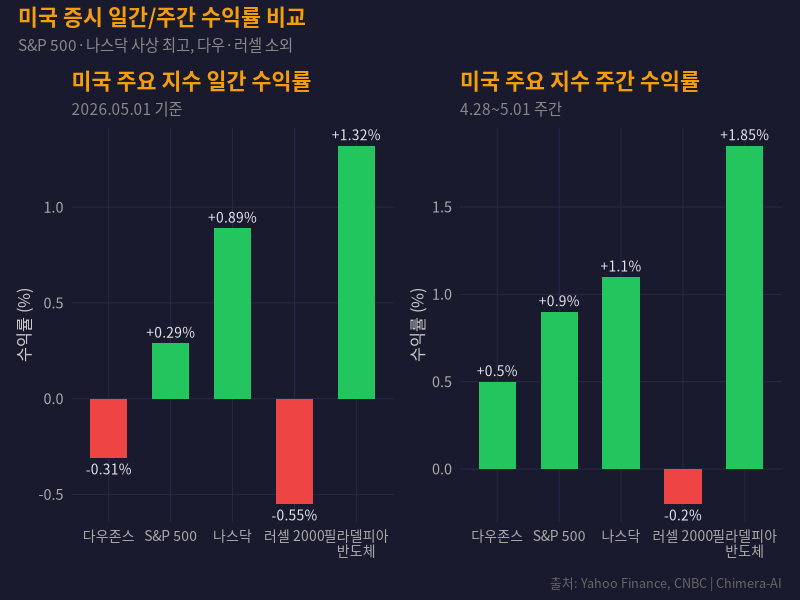
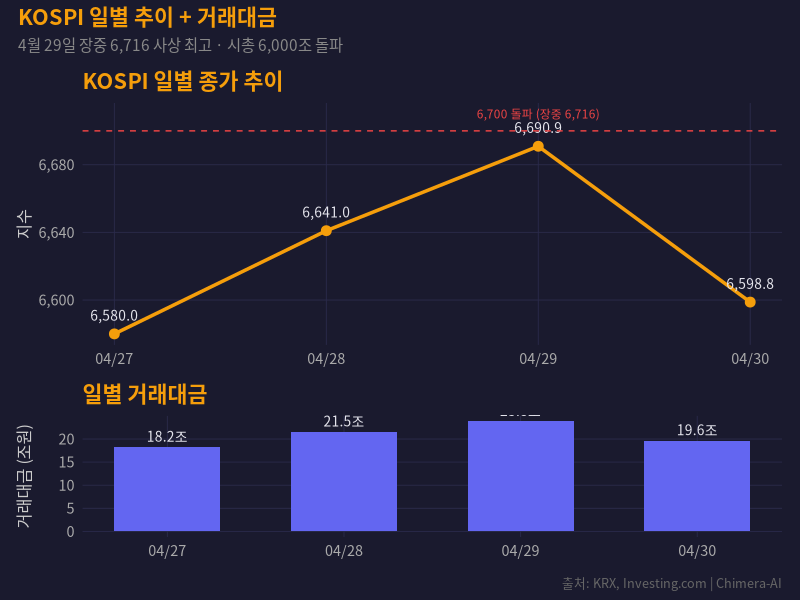
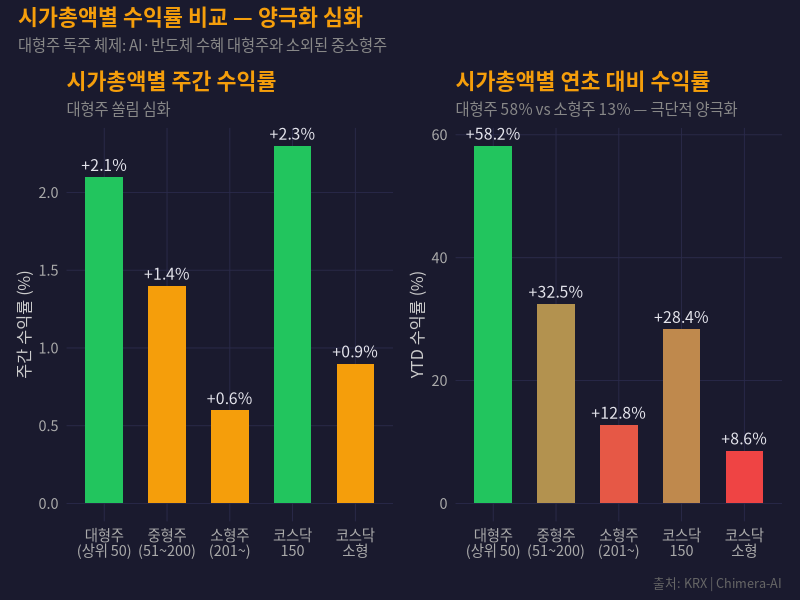
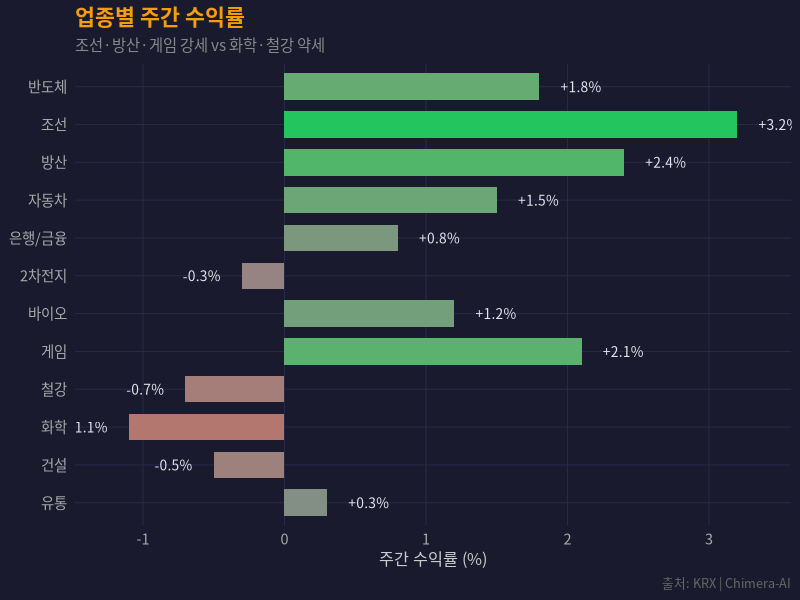
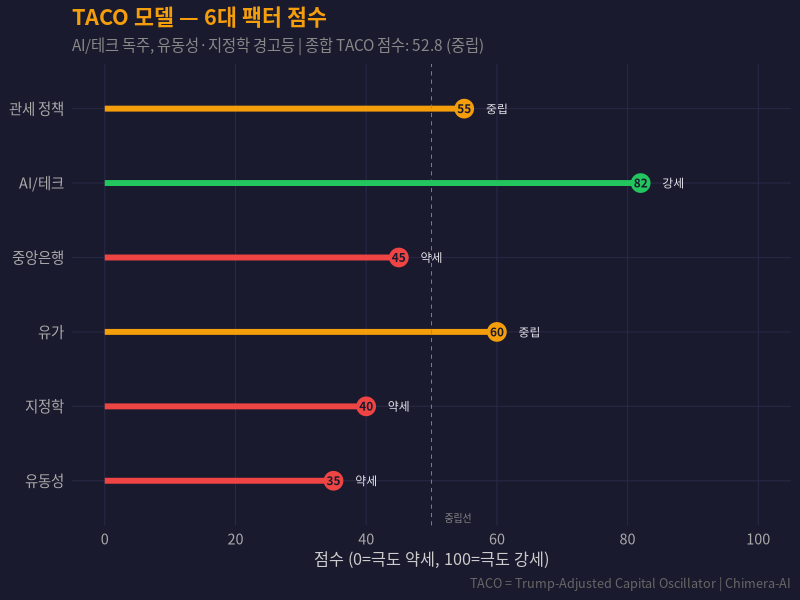
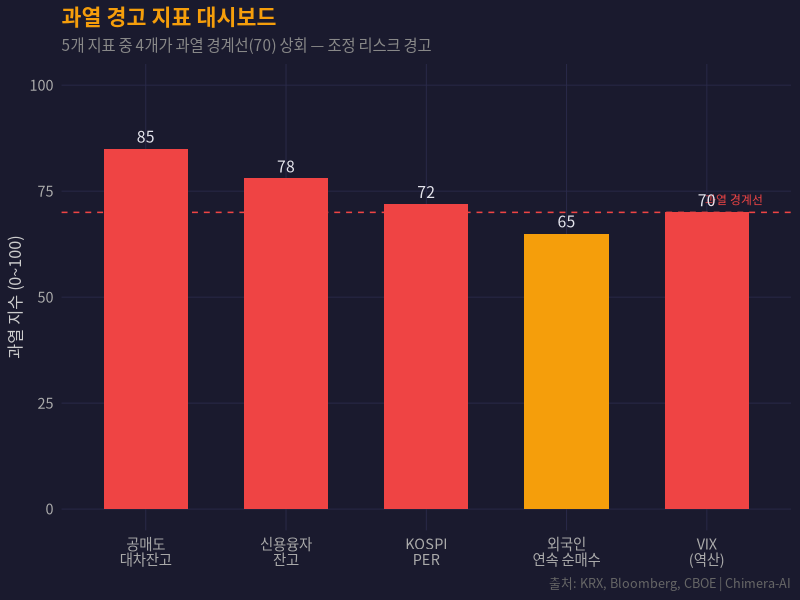
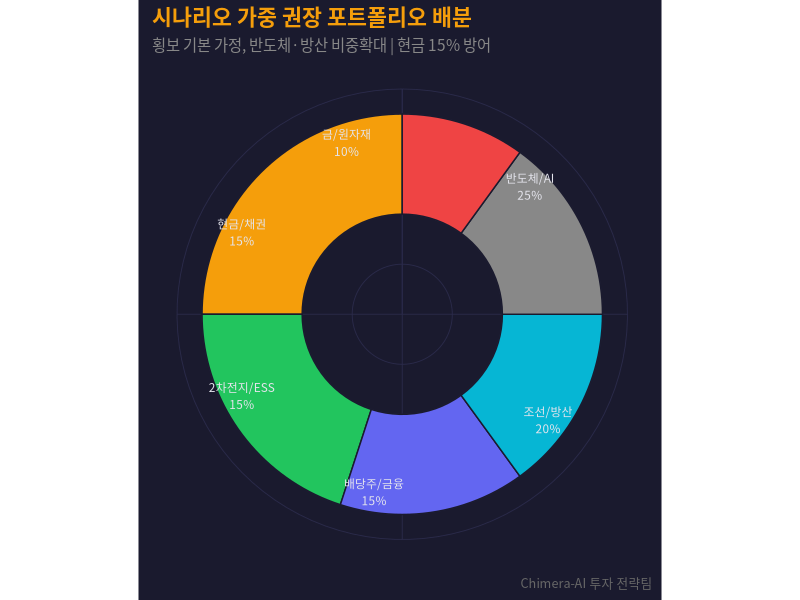

These charts were generated, in order, by the following R code:
## ---- chunk 1
library(ggplot2)
library(dplyr)
library(scales)
library(viridis)
library(patchwork)
library(RColorBrewer)

kfont <- "Noto Sans CJK KR"

theme_chimera <- function(base_size = 13) {
  theme_minimal(base_size = base_size) +
    theme(
      plot.background = element_rect(fill = "#1a1a2e", color = NA),
      panel.background = element_rect(fill = "#1a1a2e", color = NA),
      panel.grid.major = element_line(color = "#2a2a4a", linewidth = 0.3),
      panel.grid.minor = element_blank(),
      text = element_text(family = kfont, color = "#e4e4ec"),
      axis.text = element_text(color = "#aaaaaa"),
      axis.title = element_text(color = "#cccccc", size = rel(0.9)),
      plot.title = element_text(color = "#f59e0b", face = "bold", size = rel(1.2)),
      plot.subtitle = element_text(color = "#888888", size = rel(0.85)),
      plot.caption = element_text(color = "#666666", size = rel(0.7)),
      legend.background = element_rect(fill = "#1a1a2e", color = NA),
      legend.text = element_text(color = "#cccccc"),
      legend.title = element_text(color = "#f59e0b"),
      strip.text = element_text(color = "#f59e0b", face = "bold")
    )
}
## ---- chunk 2
#| fig-cap: "미국 주요 지수 일간 및 주간 수익률 (4.28~5.01)"
#| lightbox: true

us_data <- data.frame(
  index = factor(c("다우존스", "S&P 500", "나스닥", "러셀 2000", "필라델피아\n반도체"),
                 levels = c("다우존스", "S&P 500", "나스닥", "러셀 2000", "필라델피아\n반도체")),
  daily = c(-0.31, 0.29, 0.89, -0.55, 1.32),
  weekly = c(0.50, 0.90, 1.10, -0.20, 1.85),
  monthly = c(9.2, 13.8, 16.4, 5.1, 19.6)
)

us_data$color_d <- ifelse(us_data$daily > 0, "up", "down")
us_data$vjust_d <- ifelse(us_data$daily > 0, -0.5, 1.5)

p1 <- ggplot(us_data, aes(x = index, y = daily, fill = color_d)) +
  geom_col(width = 0.6, show.legend = FALSE) +
  geom_text(aes(label = paste0(ifelse(daily > 0, "+", ""), daily, "%"), vjust = vjust_d),
            color = "#e4e4ec", size = 3.5, family = kfont) +
  scale_fill_manual(values = c("up" = "#22c55e", "down" = "#ef4444")) +
  labs(title = "미국 주요 지수 일간 수익률", subtitle = "2026.05.01 기준",
       x = NULL, y = "수익률 (%)") +
  theme_chimera() +
  theme(axis.text.x = element_text(size = 10))

us_data$color_w <- ifelse(us_data$weekly > 0, "up", "down")
us_data$vjust_w <- ifelse(us_data$weekly > 0, -0.5, 1.5)

p2 <- ggplot(us_data, aes(x = index, y = weekly, fill = color_w)) +
  geom_col(width = 0.6, show.legend = FALSE) +
  geom_text(aes(label = paste0(ifelse(weekly > 0, "+", ""), weekly, "%"), vjust = vjust_w),
            color = "#e4e4ec", size = 3.5, family = kfont) +
  scale_fill_manual(values = c("up" = "#22c55e", "down" = "#ef4444")) +
  labs(title = "미국 주요 지수 주간 수익률", subtitle = "4.28~5.01 주간",
       x = NULL, y = "수익률 (%)") +
  theme_chimera() +
  theme(axis.text.x = element_text(size = 10))

p1 + p2 +
  plot_annotation(
    title = "미국 증시 일간/주간 수익률 비교",
    subtitle = "S&P 500·나스닥 사상 최고, 다우·러셀 소외",
    caption = "출처: Yahoo Finance, CNBC | Chimera-AI",
    theme = theme_chimera()
  )
## ---- chunk 3
#| fig-cap: "KOSPI 일별 추이 및 거래대금 (4.28~4.30)"
#| lightbox: true

kospi_data <- data.frame(
  date = as.Date(c("2026-04-27", "2026-04-28", "2026-04-29", "2026-04-30")),
  close = c(6580, 6641, 6690.9, 6598.8),
  volume_tr = c(18.2, 21.5, 23.8, 19.6)
)

p_price <- ggplot(kospi_data, aes(x = date, y = close)) +
  geom_line(color = "#f59e0b", linewidth = 1.2) +
  geom_point(color = "#f59e0b", size = 3) +
  geom_text(aes(label = format(close, big.mark = ",")),
            vjust = -1.2, color = "#e4e4ec", size = 3.5, family = kfont) +
  geom_hline(yintercept = 6700, linetype = "dashed", color = "#ef4444", linewidth = 0.5) +
  annotate("text", x = as.Date("2026-04-29"), y = 6710,
           label = "6,700 돌파 (장중 6,716)", color = "#ef4444", size = 3, family = kfont) +
  scale_x_date(date_labels = "%m/%d", date_breaks = "1 day") +
  scale_y_continuous(labels = comma) +
  labs(title = "KOSPI 일별 종가 추이", x = NULL, y = "지수") +
  theme_chimera()

p_vol <- ggplot(kospi_data, aes(x = date, y = volume_tr)) +
  geom_col(fill = "#6366f1", width = 0.6) +
  geom_text(aes(label = paste0(volume_tr, "조")),
            vjust = -0.5, color = "#e4e4ec", size = 3.5, family = kfont) +
  scale_x_date(date_labels = "%m/%d", date_breaks = "1 day") +
  labs(title = "일별 거래대금", x = NULL, y = "거래대금 (조원)") +
  theme_chimera()

p_price / p_vol +
  plot_annotation(
    title = "KOSPI 일별 추이 + 거래대금",
    subtitle = "4월 29일 장중 6,716 사상 최고 · 시총 6,000조 돌파",
    caption = "출처: KRX, Investing.com | Chimera-AI",
    theme = theme_chimera()
  ) +
  plot_layout(heights = c(2, 1))
## ---- chunk 4
#| fig-cap: "시가총액별 주간 수익률 비교 — 양극화 분석"
#| lightbox: true

cap_data <- data.frame(
  category = factor(c("대형주\n(상위 50)", "중형주\n(51~200)", "소형주\n(201~)", "코스닥\n150", "코스닥\n소형"),
                    levels = c("대형주\n(상위 50)", "중형주\n(51~200)", "소형주\n(201~)", "코스닥\n150", "코스닥\n소형")),
  weekly_ret = c(2.1, 1.4, 0.6, 2.3, 0.9),
  ytd_ret = c(58.2, 32.5, 12.8, 28.4, 8.6)
)

cap_data$color <- ifelse(cap_data$weekly_ret > 1.5, "#22c55e", ifelse(cap_data$weekly_ret > 0, "#f59e0b", "#ef4444"))

p_weekly <- ggplot(cap_data, aes(x = category, y = weekly_ret, fill = color)) +
  geom_col(width = 0.6, show.legend = FALSE) +
  geom_text(aes(label = paste0("+", weekly_ret, "%")),
            vjust = -0.5, color = "#e4e4ec", size = 4, family = kfont) +
  scale_fill_identity() +
  labs(title = "시가총액별 주간 수익률", subtitle = "대형주 쏠림 심화",
       x = NULL, y = "주간 수익률 (%)") +
  theme_chimera()

p_ytd <- ggplot(cap_data, aes(x = category, y = ytd_ret, fill = ytd_ret)) +
  geom_col(width = 0.6, show.legend = FALSE) +
  geom_text(aes(label = paste0("+", ytd_ret, "%")),
            vjust = -0.5, color = "#e4e4ec", size = 4, family = kfont) +
  scale_fill_gradient(low = "#ef4444", high = "#22c55e") +
  labs(title = "시가총액별 연초 대비 수익률", subtitle = "대형주 58% vs 소형주 13% — 극단적 양극화",
       x = NULL, y = "YTD 수익률 (%)") +
  theme_chimera()

p_weekly + p_ytd +
  plot_annotation(
    title = "시가총액별 수익률 비교 — 양극화 심화",
    subtitle = "대형주 독주 체제: AI·반도체 수혜 대형주와 소외된 중소형주",
    caption = "출처: KRX | Chimera-AI",
    theme = theme_chimera()
  )
## ---- chunk 5
#| fig-cap: "업종별 주간 수익률 히트맵 + 바차트"
#| lightbox: true

sector_data <- data.frame(
  sector = factor(c("반도체", "조선", "방산", "자동차", "은행/금융",
                     "2차전지", "바이오", "게임", "철강", "화학",
                     "건설", "유통"),
                  levels = rev(c("반도체", "조선", "방산", "자동차", "은행/금융",
                                  "2차전지", "바이오", "게임", "철강", "화학",
                                  "건설", "유통"))),
  weekly_ret = c(1.8, 3.2, 2.4, 1.5, 0.8, -0.3, 1.2, 2.1, -0.7, -1.1, -0.5, 0.3)
)

sector_data$color <- ifelse(sector_data$weekly_ret > 0, "#22c55e", "#ef4444")
sector_data$label_pos <- ifelse(sector_data$weekly_ret > 0, sector_data$weekly_ret + 0.15, sector_data$weekly_ret - 0.15)

p_sector <- ggplot(sector_data, aes(x = sector, y = weekly_ret, fill = weekly_ret)) +
  geom_col(width = 0.7) +
  geom_text(aes(y = label_pos,
                label = paste0(ifelse(weekly_ret > 0, "+", ""), weekly_ret, "%")),
            color = "#e4e4ec", size = 3.5, family = kfont, hjust = ifelse(sector_data$weekly_ret > 0, 0, 1)) +
  coord_flip() +
  scale_fill_gradient2(low = "#ef4444", mid = "#888888", high = "#22c55e", midpoint = 0,
                       guide = "none") +
  labs(title = "업종별 주간 수익률",
       subtitle = "조선·방산·게임 강세 vs 화학·철강 약세",
       x = NULL, y = "주간 수익률 (%)",
       caption = "출처: KRX | Chimera-AI") +
  theme_chimera()

p_sector
## ---- chunk 6
#| fig-cap: "TACO 리스크 팩터 롤리팝 차트"
#| lightbox: true

taco_data <- data.frame(
  factor = factor(c("관세 정책", "AI/테크", "중앙은행", "유가", "지정학", "유동성"),
                  levels = rev(c("관세 정책", "AI/테크", "중앙은행", "유가", "지정학", "유동성"))),
  score = c(55, 82, 45, 60, 40, 35),
  direction = c("중립", "강세", "약세", "중립", "약세", "약세")
)

taco_data$color <- case_when(
  taco_data$score >= 70 ~ "#22c55e",
  taco_data$score >= 50 ~ "#f59e0b",
  TRUE ~ "#ef4444"
)

ggplot(taco_data, aes(x = factor, y = score)) +
  geom_segment(aes(xend = factor, y = 0, yend = score, color = color),
               linewidth = 2, show.legend = FALSE) +
  geom_point(aes(color = color), size = 6, show.legend = FALSE) +
  geom_text(aes(label = score), color = "#1a1a2e", size = 3, fontface = "bold", family = kfont) +
  geom_text(aes(label = direction, y = score + 5),
            color = "#e4e4ec", size = 3, family = kfont) +
  scale_color_identity() +
  geom_hline(yintercept = 50, linetype = "dashed", color = "#888888", linewidth = 0.3) +
  annotate("text", x = 0.5, y = 52, label = "중립선", color = "#888888", size = 2.5, hjust = 0, family = kfont) +
  coord_flip() +
  scale_y_continuous(limits = c(0, 100), breaks = seq(0, 100, 20)) +
  labs(title = "TACO 모델 — 6대 팩터 점수",
       subtitle = "AI/테크 독주, 유동성·지정학 경고등 | 종합 TACO 점수: 52.8 (중립)",
       x = NULL, y = "점수 (0=극도 약세, 100=극도 강세)",
       caption = "TACO = Trump-Adjusted Capital Oscillator | Chimera-AI") +
  theme_chimera()
## ---- chunk 7
#| fig-cap: "과열 경고 지표 대시보드"
#| lightbox: true

risk_data <- data.frame(
  indicator = factor(c("공매도\n대차잔고", "신용융자\n잔고", "KOSPI\nPER", "외국인\n연속 순매수", "VIX\n(역산)"),
                     levels = c("공매도\n대차잔고", "신용융자\n잔고", "KOSPI\nPER", "외국인\n연속 순매수", "VIX\n(역산)")),
  current = c(85, 78, 72, 65, 70),
  threshold = c(70, 70, 70, 70, 70)
)

risk_data$color <- ifelse(risk_data$current >= 70, "#ef4444", "#f59e0b")

ggplot(risk_data, aes(x = indicator, y = current, fill = color)) +
  geom_col(width = 0.6, show.legend = FALSE) +
  geom_hline(yintercept = 70, linetype = "dashed", color = "#ef4444", linewidth = 0.5) +
  annotate("text", x = 5.4, y = 73, label = "과열 경계선", color = "#ef4444",
           size = 3, hjust = 1, family = kfont) +
  geom_text(aes(label = current), vjust = -0.5, color = "#e4e4ec", size = 4, family = kfont) +
  scale_fill_identity() +
  scale_y_continuous(limits = c(0, 100)) +
  labs(title = "과열 경고 지표 대시보드",
       subtitle = "5개 지표 중 4개가 과열 경계선(70) 상회 — 조정 리스크 경고",
       x = NULL, y = "과열 지수 (0~100)",
       caption = "출처: KRX, Bloomberg, CBOE | Chimera-AI") +
  theme_chimera()
## ---- chunk 8
#| fig-cap: "시나리오 가중 포트폴리오 배분 도넛 차트"
#| lightbox: true

portfolio_data <- data.frame(
  asset = factor(c("반도체/AI", "조선/방산", "배당주/금융", "2차전지/ESS", "현금/채권", "금/원자재"),
                 levels = c("반도체/AI", "조선/방산", "배당주/금융", "2차전지/ESS", "현금/채권", "금/원자재")),
  weight = c(25, 20, 15, 15, 15, 10)
)

portfolio_data$label <- paste0(portfolio_data$asset, "\n", portfolio_data$weight, "%")
portfolio_data$ypos <- cumsum(portfolio_data$weight) - portfolio_data$weight / 2

colors_port <- c("#f59e0b", "#22c55e", "#6366f1", "#06b6d4", "#888888", "#ef4444")

ggplot(portfolio_data, aes(x = 2, y = weight, fill = asset)) +
  geom_col(width = 1, color = "#1a1a2e", linewidth = 0.5) +
  coord_polar(theta = "y") +
  xlim(0.5, 2.5) +
  geom_text(aes(y = ypos, label = label),
            x = 2.3, color = "#e4e4ec", size = 3, family = kfont) +
  scale_fill_manual(values = colors_port) +
  labs(title = "시나리오 가중 권장 포트폴리오 배분",
       subtitle = "횡보 기본 가정, 반도체·방산 비중확대 | 현금 15% 방어",
       caption = "Chimera-AI 투자 전략팀") +
  theme_chimera() +
  theme(axis.text = element_blank(),
        axis.title = element_blank(),
        panel.grid = element_blank(),
        legend.position = "none")
